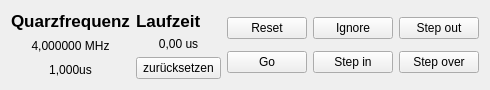
   <widget class="QWidget" name="horizontalLayoutWidget">
    <property name="geometry">
     <rect>
      <x>680</x>
      <y>270</y>
      <width>490</width>
      <height>85</height>
     </rect>
    </property>
    <layout class="QHBoxLayout" name="EXECINFOS">
     <item>
      <layout class="QVBoxLayout" name="QUARTTIME">
       <item>
        <widget class="QLabel" name="Freq_K">
         <property name="font">
          <font>
           <pointsize>13</pointsize>
           <bold>true</bold>
           <underline>false</underline>
          </font>
         </property>
         <property name="text">
          <string>Quarzfrequenz</string>
         </property>
        </widget>
       </item>
       <item>
        <widget class="QLabel" name="Freq_V">
         <property name="text">
          <string>4,000000 MHz</string>
         </property>
         <property name="alignment">
          <set>Qt::AlignmentFlag::AlignCenter</set>
         </property>
        </widget>
       </item>
       <item>
        <widget class="QLabel" name="label">
         <property name="text">
          <string>1,000us</string>
         </property>
         <property name="alignment">
          <set>Qt::AlignmentFlag::AlignCenter</set>
         </property>
        </widget>
       </item>
      </layout>
     </item>
     <item>
      <layout class="QVBoxLayout" name="EXECTIME">
       <property name="leftMargin">
        <number>0</number>
       </property>
       <item>
        <widget class="QLabel" name="Time_K">
         <property name="font">
          <font>
           <pointsize>13</pointsize>
           <bold>true</bold>
          </font>
         </property>
         <property name="text">
          <string>Laufzeit</string>
         </property>
        </widget>
       </item>
       <item>
        <widget class="QLabel" name="Time_V">
         <property name="text">
          <string>0,00 us</string>
         </property>
         <property name="alignment">
          <set>Qt::AlignmentFlag::AlignCenter</set>
         </property>
        </widget>
       </item>
       <item>
        <widget class="QPushButton" name="pushButton">
         <property name="text">
          <string>zurücksetzen</string>
         </property>
        </widget>
       </item>
      </layout>
     </item>
     <item>
      <layout class="QGridLayout" name="CTRLBTNS">
       <property name="horizontalSpacing">
        <number>-1</number>
       </property>
       <item row="1" column="1">
        <widget class="QPushButton" name="stepin">
         <property name="text">
          <string>Step in</string>
         </property>
        </widget>
       </item>
       <item row="0" column="1">
        <widget class="QPushButton" name="ignore">
         <property name="text">
          <string>Ignore</string>
         </property>
        </widget>
       </item>
       <item row="0" column="0">
        <widget class="QPushButton" name="reset">
         <property name="text">
          <string>Reset</string>
         </property>
        </widget>
       </item>
       <item row="1" column="0">
        <widget class="QPushButton" name="go">
         <property name="text">
          <string>Go</string>
         </property>
        </widget>
       </item>
       <item row="1" column="2">
        <widget class="QPushButton" name="stepover">
         <property name="text">
          <string>Step over</string>
         </property>
        </widget>
       </item>
       <item row="0" column="2">
        <widget class="QPushButton" name="stepout">
         <property name="text">
          <string>Step out</string>
         </property>
        </widget>
       </item>
      </layout>
     </item>
    </layout>
   </widget>
